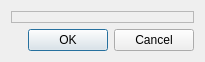
<?xml version="1.0" encoding="UTF-8"?>
<ui version="4.0">
 <author>Patrick Ziegler</author>
 <class>KMediaCopierDialog</class>
 <widget class="QDialog" name="KMediaCopierDialog">
  <property name="geometry">
   <rect>
    <x>0</x>
    <y>0</y>
    <width>205</width>
    <height>62</height>
   </rect>
  </property>
  <property name="windowTitle">
   <string>Dialog</string>
  </property>
  <layout class="QVBoxLayout" name="verticalLayout">
   <item>
    <widget class="MediaCopierParam" name="param">
     <property name="frameShape">
      <enum>QFrame::StyledPanel</enum>
     </property>
     <property name="frameShadow">
      <enum>QFrame::Raised</enum>
     </property>
    </widget>
   </item>
   <item>
    <widget class="QDialogButtonBox" name="dialogButtonBox">
     <property name="standardButtons">
      <set>QDialogButtonBox::Cancel|QDialogButtonBox::Ok</set>
     </property>
    </widget>
   </item>
  </layout>
 </widget>
 <customwidgets>
  <customwidget>
   <class>MediaCopierParam</class>
   <extends>QFrame</extends>
   <header>param.hpp</header>
   <container>1</container>
  </customwidget>
 </customwidgets>
 <resources/>
 <connections/>
</ui>
